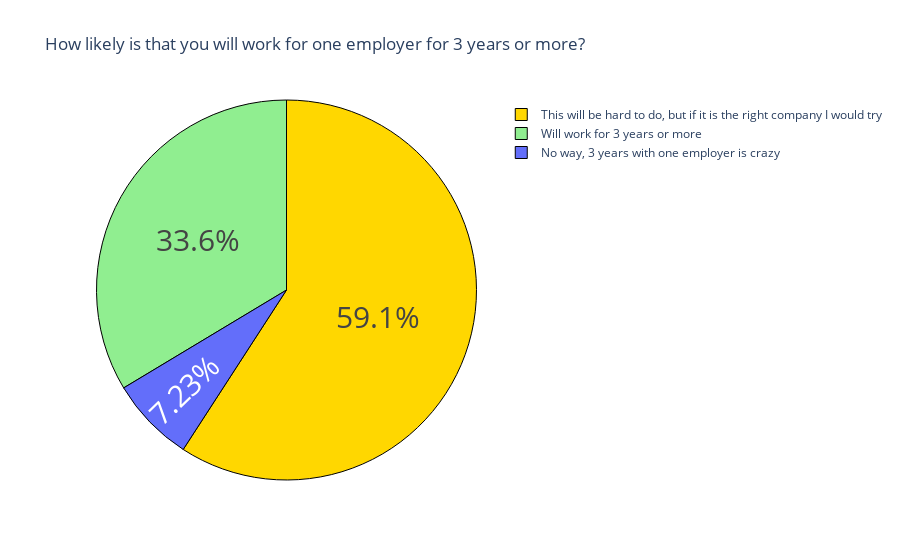

Notebook code for this chart:
### Code cell
question2 = data["How likely is that you will work for one employer for 3 years or more ?"].value_counts()
label = question2.index
counts = question2.values

colors = ['gold', 'lightgreen']

fig = go.Figure(data = [go.Pie(labels = label, values = counts)])
fig.update_layout(title_text = 'How likely is that you will work for one employer for 3 years or more?')

fig.update_traces (
    hoverinfo = 'label+value',
    textinfo = 'percent',
    textfont_size = 30,
    marker = dict(colors = colors, line = dict(color = 'black', width = 1))
)
fig.show()

### Figure 1 — Plotly figure (JSON) as saved in the notebook; plotly's stock layout.template omitted (floating-point values rounded to 4 significant figures)
{"data": [{"hoverinfo": "label+value", "labels": ["This will be hard to do, but if it is the right company I would try", "Will work for 3 years or more", "No way, 3 years with one employer is crazy"], "marker": {"colors": ["gold", "lightgreen"], "line": {"color": "black", "width": 1}}, "textfont": {"size": 30}, "textinfo": "percent", "type": "pie", "values": [139, 79, 17]}], "layout": {"title": {"text": "How likely is that you will work for one employer for 3 years or more?"}}}
